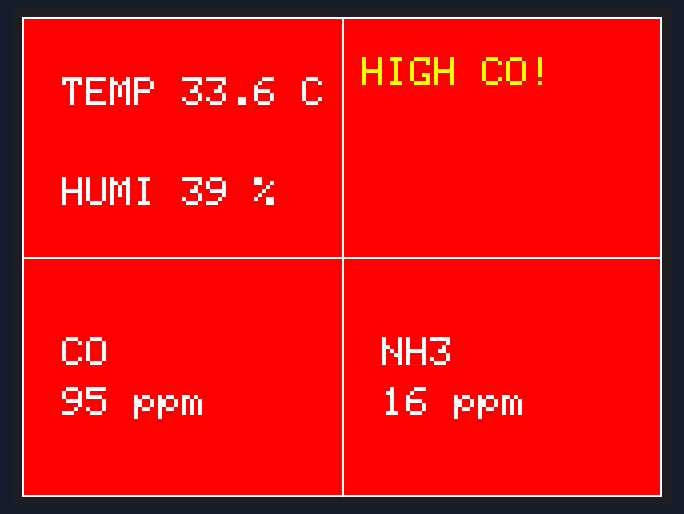
Bench run of a program on a simulated ESP32. On the bench: 320×240 colour display. Random numbers use the default seed unless the program sets one.

Above: at 0.3 s.
At 4.5 s:
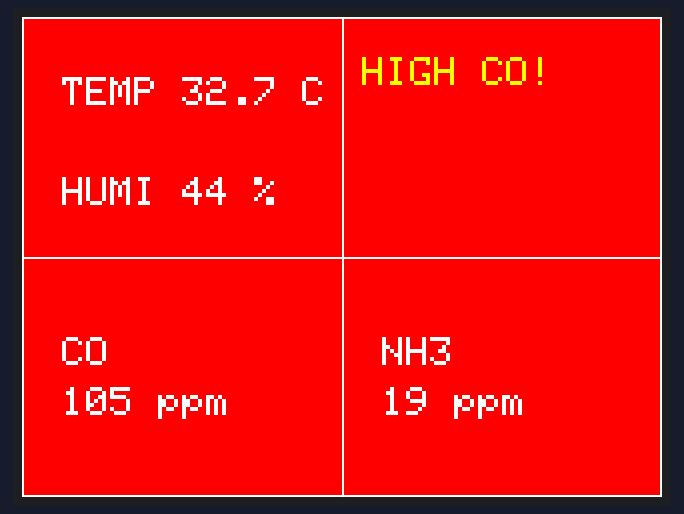
At 10.8 s:
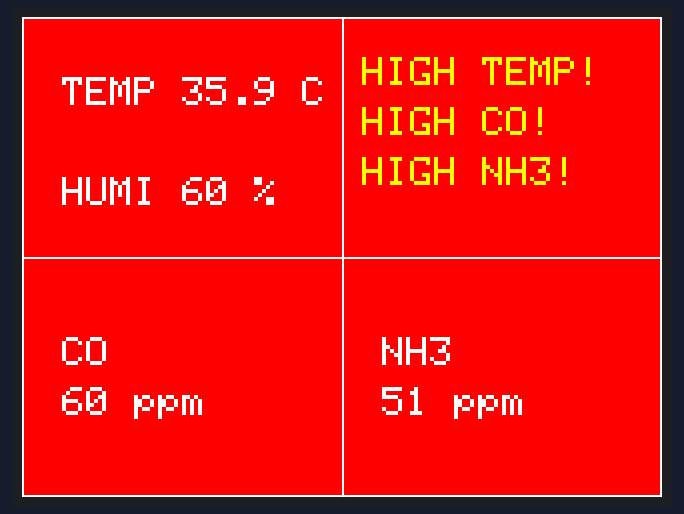
At 19.2 s:
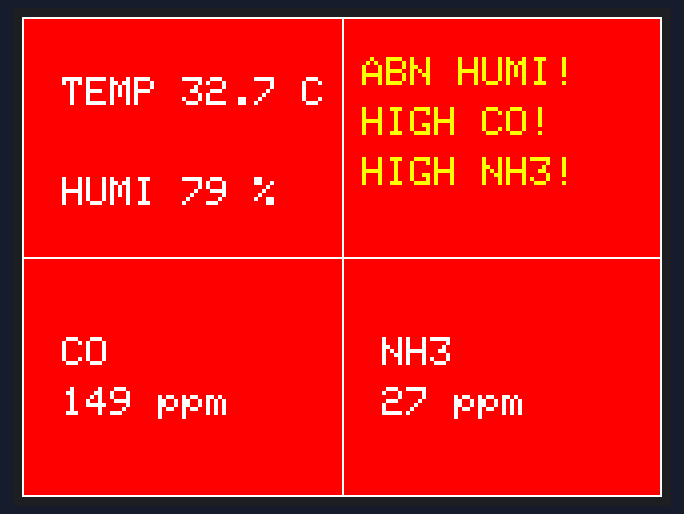
At 27.6 s:
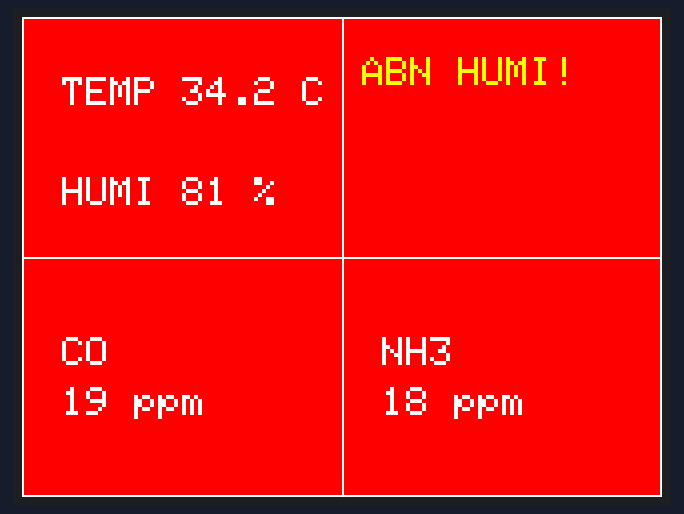
At 38.1 s:
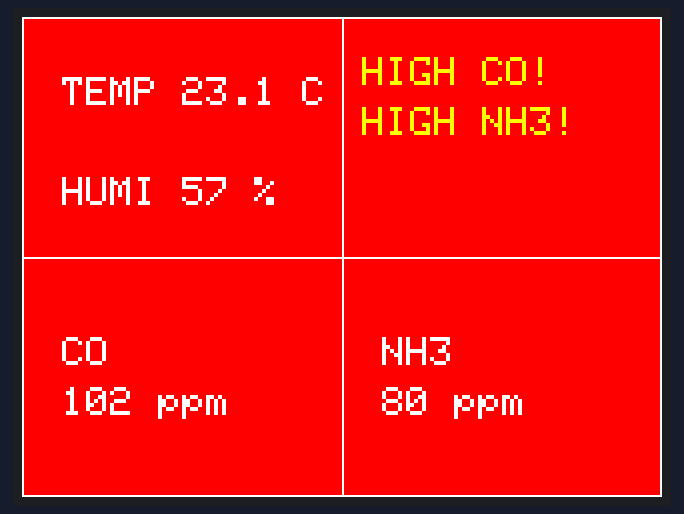

Measured:
- what the display in image 0 shows lasts 2.2 s, from 0.2 s to 2.4 s

The program:

main.cpp
```cpp
#include <Arduino.h>
#include <TFT_eSPI.h>
#include <SPI.h>

TFT_eSPI tft = TFT_eSPI();

// --- Dữ liệu ---
float temp;
float humi;
float co;
float nh3;

// --- Ngưỡng ---
#define TEMP_HIGH 35.0
#define HUMI_LOW 30.0
#define HUMI_HIGH 70.0
#define CO_HIGH 50.0
#define NH3_HIGH 25.0

void randomData()
{
  temp = random(200, 400) / 10.0; // 20.0 - 40.0 °C
  humi = random(30, 90);
  co = random(10, 200);
  nh3 = random(5, 100);
}

int collectWarnings(String warnList[], int maxItems)
{
  int count = 0;
  if (temp > TEMP_HIGH && count < maxItems)
    warnList[count++] = "HIGH TEMP!";
  if ((humi < HUMI_LOW || humi > HUMI_HIGH) && count < maxItems)
    warnList[count++] = "ABN HUMI!";
  if (co > CO_HIGH && count < maxItems)
    warnList[count++] = "HIGH CO!";
  if (nh3 > NH3_HIGH && count < maxItems)
    warnList[count++] = "HIGH NH3!";
  return count;
}

void drawScreen()
{
  int w = tft.width();
  int h = tft.height();
  int boxW = w / 2;
  int boxH = h / 2;

  // Gom cảnh báo
  String warns[4];
  int warnCount = collectWarnings(warns, 4);
  bool warning = (warnCount > 0);

  // Nền
  uint16_t bg = warning ? TFT_RED : TFT_BLUE;
  tft.fillScreen(bg);

  // Kẻ khung 4 ô
  tft.drawLine(boxW, 0, boxW, h, TFT_WHITE); // dọc
  tft.drawLine(0, boxH, w, boxH, TFT_WHITE); // ngang
  tft.drawRect(0, 0, w, h, TFT_WHITE);       // viền ngoài

  // Hiển thị dữ liệu
  tft.setTextColor(TFT_WHITE, bg);
  tft.setTextSize(2);
  char buf[32];

  // Ô 1: Nhiệt độ + Độ ẩm
  sprintf(buf, "%.1f C", temp);
  tft.setCursor(20, 30);
  tft.print("TEMP ");
  tft.print(buf);

  sprintf(buf, "%.0f %%", humi);
  tft.setCursor(20, 80);
  tft.print("HUMI ");
  tft.print(buf);

  // Ô 2: Cảnh báo (trên phải)
  if (warning)
  {
    tft.setTextColor(TFT_YELLOW, bg);
    tft.setTextSize(2);
    int x = boxW + 10;
    int y = 20;
    for (int i = 0; i < warnCount; i++)
    {
      tft.setCursor(x, y + i * 25);
      tft.print(warns[i]);
    }
  }
  else
  {
    tft.setTextColor(TFT_WHITE, bg);
    tft.setCursor(boxW + 30, boxH / 2 - 10);
    tft.setTextSize(2);
    tft.print("OK");
  }

  // Ô 3: CO (dưới trái)
  sprintf(buf, "%.0f ppm", co);
  tft.setTextColor(TFT_WHITE, bg);
  tft.setCursor(20, boxH + 40);
  tft.print("CO");
  tft.setCursor(20, boxH + 65);
  tft.print(buf);

  // Ô 4: NH3 (dưới phải)
  sprintf(buf, "%.0f ppm", nh3);
  tft.setCursor(boxW + 20, boxH + 40);
  tft.print("NH3");
  tft.setCursor(boxW + 20, boxH + 65);
  tft.print(buf);
}

void setup()
{
  tft.init();
  tft.setRotation(1);
  randomSeed(analogRead(0));
}

void loop()
{
  randomData();
  drawScreen();
  delay(2000);
}
```
